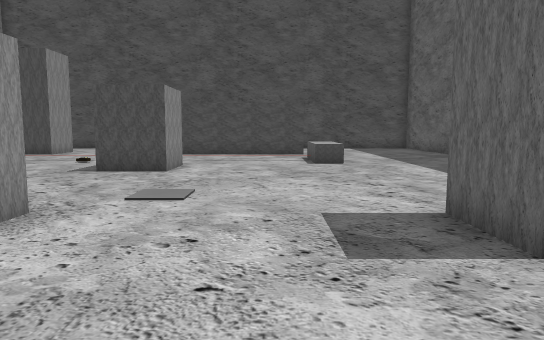
[1] (above)

16 first-person views from a walk through a Godot game level. The camera is 1.2 m above the floor, tilts 6° down and sees 70° across. The floor is counted in squares, 1 m on a side. Each view is taken from the middle of a square. On the plan, view 1 faces up. The plan holds only what a view shows up to about 15 squares ahead; the rest is blank.

[2]
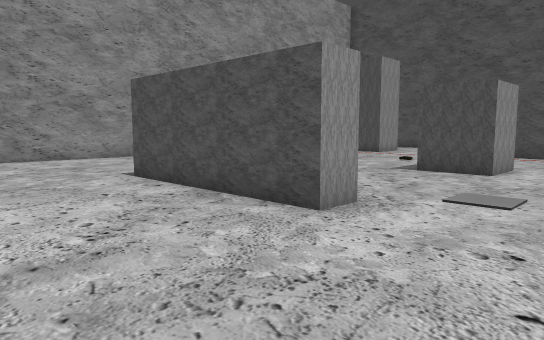

[3]
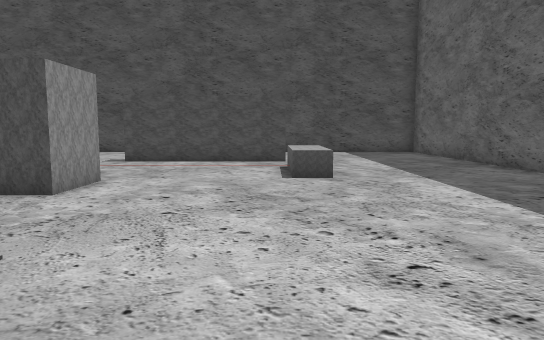

[4]
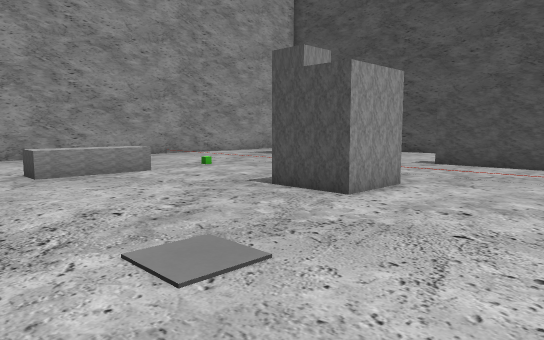

[5]
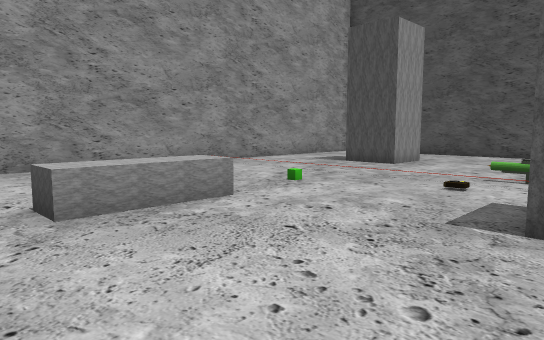

[6]
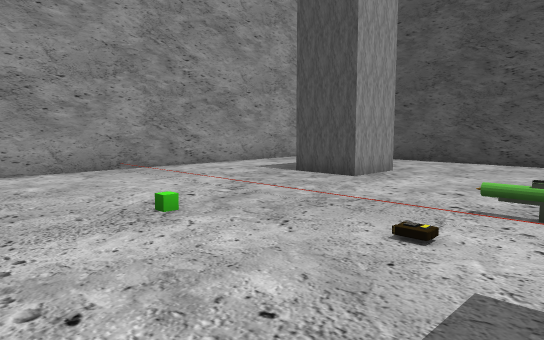

[7]
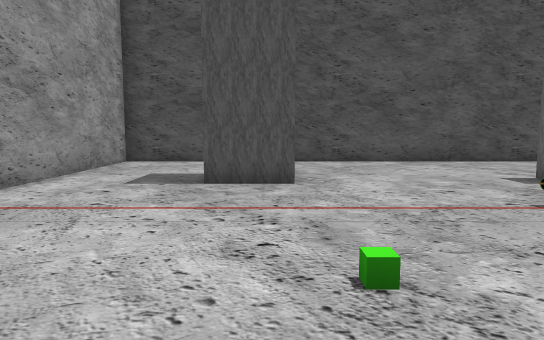

[8]
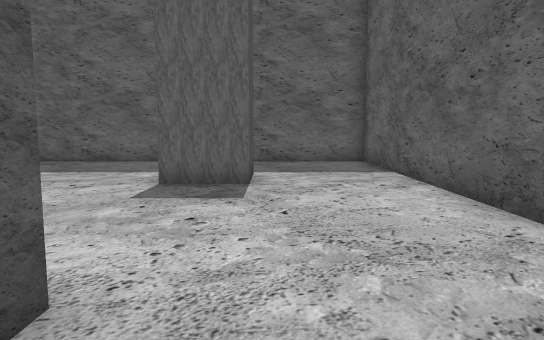

[9]
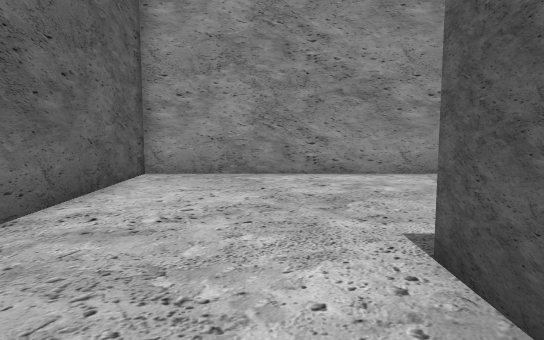

[10]
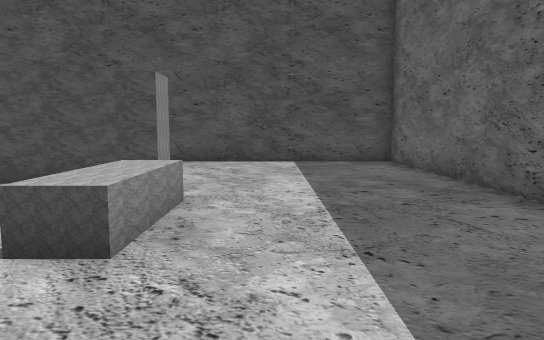

[11]
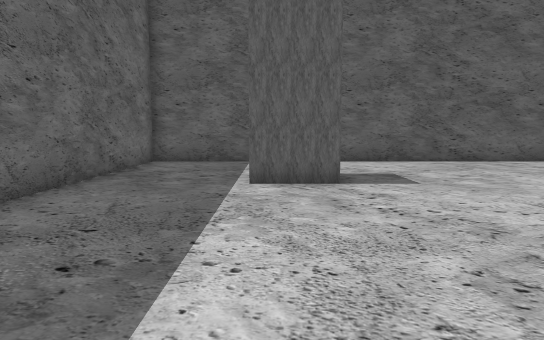

[12]
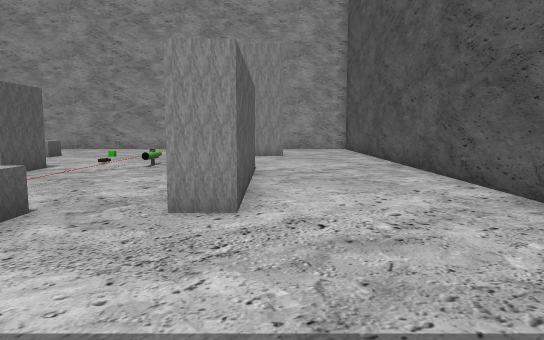

[13]
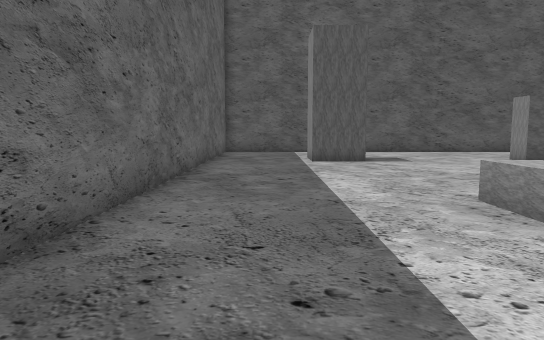

[14]
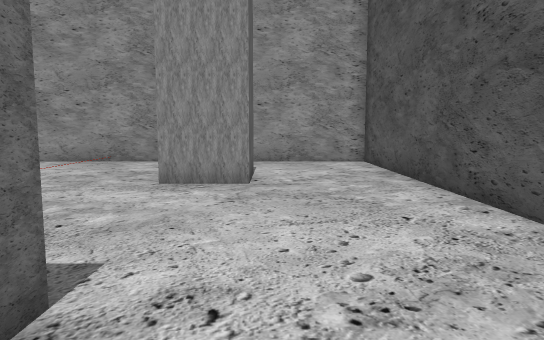

[15]
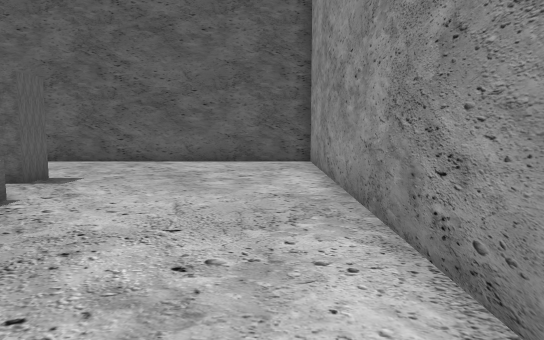

[16]
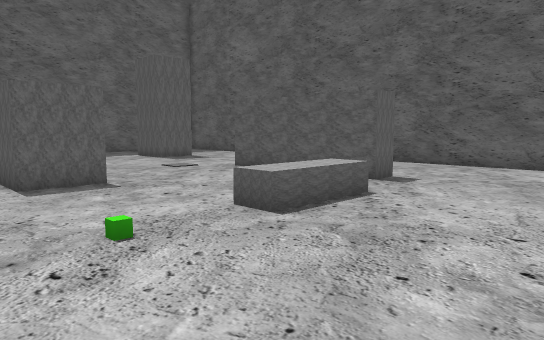

### Floor plan
Key: @ floor where view 1 was taken; # wall or solid block; . floor; / step, stairs or slope; ^ raised ledge.
Columns run from 17 left of view 1 to 9 right of it. Each row starts with its distance up from view 1.
 25 ###########################
 24 #.........................#
 23 #.........................#
 22 #.........................#
 21 #.........................#
 20 #....##...................#
 19 #....##......######.......#
 18 #.........................#
 17 #.........................#
 16 #.........//.......^......#
 15 #//////////////////^......#
 14 #........./........^......#
 13 #...........###...........#
 12 #...........###...........#
 11 #...........###...........#
 10 #......^..................#
  9 #......^..................#
  8 #......^..................#
  7 #.........................#
  6 #.........................#
  5 #.......######......##....#
  4 #...................##....#
  3 #.........................#
  2 #.........................#
  1 #.........................#
  0 #................@........#
 -1 ###########################

Positions as (right, up) in squares from view 1, and headings:
1: (0, 0), facing up
2: (0, 0), facing up-left
3: (1, 4), facing up
4: (1, 5), facing up-left
5: (-4, 6), facing up-left
6: (-5, 10), facing up-left
7: (-11, 10), facing up
8: (-6, 3), facing right
9: (-6, 3), facing left
10: (4, 10), facing up
11: (4, 14), facing down
12: (7, 20), facing left
13: (6, 20), facing down
14: (-2, 21), facing left
15: (-15, 14), facing down
16: (-15, 15), facing down-right
